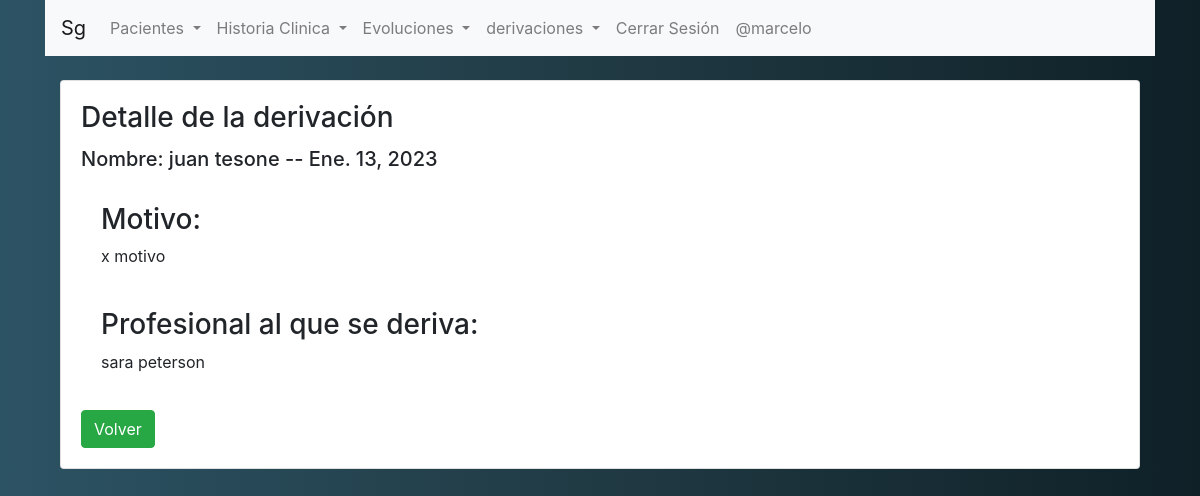
The app's page /detalle-derivacion/1/ (signed in) with its own data.
### gestion/models.py (models this page shows)
class derivacion(models.Model):
    paciente = models.ForeignKey(
        paciente, on_delete=models.CASCADE, blank=True)
    fecha = models.DateField(blank=True, null=True)
    motivo = models.TextField(blank=True)
    profesional = models.CharField(max_length=200, blank=True)
    imagen = models.ImageField(upload_to='derivaciones', blank=True)

class paciente(models.Model):
    nombre = models.CharField(max_length=100)
    apellido = models.CharField(max_length=100, blank=True)
    edad = models.IntegerField(blank=True)
    diagnostico_presuntivo = models.CharField(max_length=200, blank=True)
    motivo_consulta = models.CharField(max_length=200, blank=True)
    derivado = models.BooleanField(default=False)
    detalle_derivacion = models.CharField(max_length=200, blank=True)
    dni = models.CharField(max_length=100, blank=True)
    fecha_ingreso = models.DateField(blank=True, null=True)
    telefono = models.CharField(max_length=100, blank=True)
    email = models.EmailField(blank=True)
    estado = models.CharField(blank=True, null=True)
    estado_choices = (
        ('activo', 'activo'),
        ('inactivo', 'inactivo'),
        ('alta', 'alta'),
        ('derivado', 'derivado')
    )
    estado = models.CharField(
        max_length=20, choices=estado_choices, default='activo')
    imagen = models.ImageField(upload_to='pacientes', blank=True)
    def __str__(self):
        return f"{self.nombre} {self.apellido}"

### gestion/views.py (the view)
# urls.py: path('detalle-derivacion/<id>/', detalle_derivacion, name='detalle_derivacion'),
@ permission_required('api.view_derivacion')
def detalle_derivacion(request, id):
    derivacionVar = get_object_or_404(derivacion, id=id)
    data = {
        'derivacion': derivacionVar,
    }
    return render(request, 'gestion/derivacion/detalle.html', data)

### gestion/templates/gestion/derivacion/detalle.html
{% extends "gestion/layout.html" %} {% block body %}
<div class="container">
  <div class="card">
    <div class="card-body">
      <h3 class="card-title">Detalle de la derivación</h3>
      <h5 class="card-title">
        Nombre: {{derivacion.paciente}} -- {{derivacion.fecha}}
      </h5>
      <div class="card-body">
        <h3>Motivo:</h3>
        <p>{{derivacion.motivo}}</p>
        <br />
        <h3>Profesional al que se deriva:</h3>
        <p>{{derivacion.profesional}}</p>
      </div>
      <a href="{% url 'gestion:listar_derivaciones' %}" class="btn btn-success"
        >Volver</a
      >
    </div>
  </div>
</div>
{% endblock %}

### gestion/templates/gestion/layout.html (shortened to what this page needs)
{% load static %}
<!DOCTYPE html>
<html lang="en">
  <head>
    <link
      rel="stylesheet"
      href="https://cdn.jsdelivr.net/npm/bootstrap@4.6.1/dist/css/bootstrap.min.css"
    />
  </head>
  <body style="background: #0F2027;
  background: -webkit-linear-gradient(to right, #2C5364, #203A43, #0F2027);
  background: linear-gradient(to right, #2C5364, #203A43, #0F2027);">
    <div class="container">
    <nav class="navbar navbar-expand-lg navbar-light bg-light">
      <a class="navbar-brand" href="{% url 'gestion:index' %}">Sg</a>
      <div class="collapse navbar-collapse" id="navbarSupportedContent">
        <ul class="navbar-nav mr-auto">
          <li class="nav-item dropdown">
            <a
              class="nav-link dropdown-toggle"
              href="#"
              id="navbarDropdown"
              role="button"
              data-toggle="dropdown"
              aria-expanded="false"
            >
              Pacientes
            </a>
          </li>
          <li class="nav-item dropdown">
            <a
              class="nav-link dropdown-toggle"
              href="#"
              id="navbarDropdown"
              role="button"
              data-toggle="dropdown"
              aria-haspopup="true"
              aria-expanded="false"
            >
              Historia Clinica
            </a>
          </li>
          <li class="nav-item dropdown">
            <a
              class="nav-link dropdown-toggle"
              href="#"
              id="navbarDropdown"
              role="button"
              data-toggle="dropdown"
              aria-haspopup="true"
              aria-expanded="false"
            >
              Evoluciones
            </a>
          </li>
          <li class="nav-item dropdown">
            <a
              class="nav-link dropdown-toggle"
              href="#"
              id="navbarDropdown"
              role="button"
              data-toggle="dropdown"
              aria-haspopup="true"
              aria-expanded="false"
            >
              derivaciones
            </a>
          </li>
          {% if user.is_authenticated %}
              <li class="nav-item">
                <a class="nav-link" href="{% url 'logout' %}">Cerrar Sesión</a>
              </li>
              <li class="nav-item">
                <a class="nav-link" href="#">@{{user.username}}</a>
              </li class="nav-item">
              {% endif %}
        </ul>
      </div>
    </nav>
  </div>
    <br />
    <div class="container">{% block body %} {% endblock %}</div>
  </body>
</html>

### records on screen
derivacion: paciente "juan tesone", fecha "Ene. 13, 2023", motivo "x motivo", profesional "sara peterson"

### other values on screen
{{ user.username }} "marcelo"
